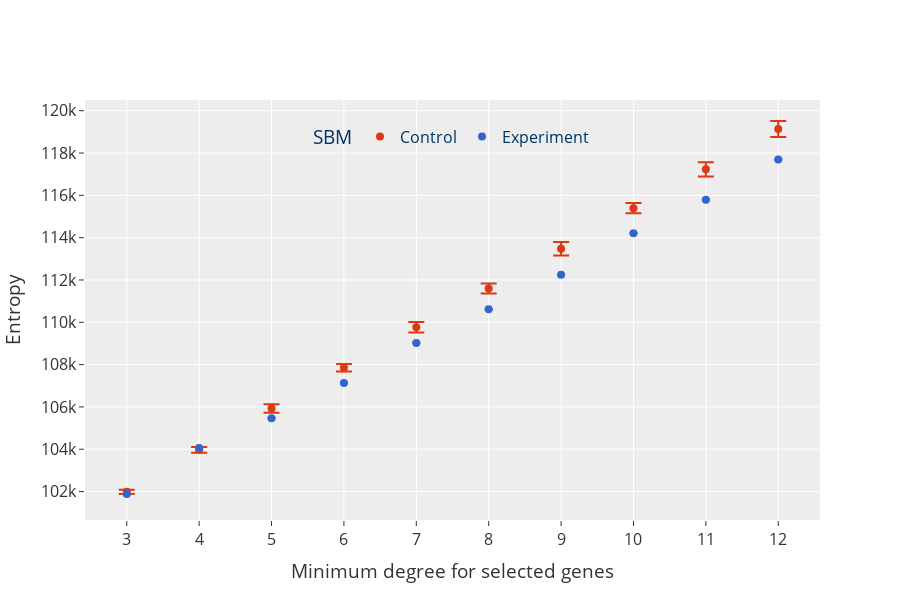

This figure's notebook cell:
### Code cell
top_df = pd.DataFrame(stats_vals, columns=["Median_Ent", "Mean_Ent", "Std_Ent", "TF", "Type"])

color_map = {"Experiment": px.colors.qualitative.G10[0], "Control": px.colors.qualitative.G10[1]}
fig = px.scatter(
    top_df,
    y="Mean_Ent",
    x="TF",
    error_y="Std_Ent",
    color="Type",
    title="Entropy evolution TFs 3-15. Standard 5K",
    height=600,
    color_discrete_map=color_map,
)

fig.update_layout(xaxis=dict(tickmode="array", tickvals=list(range(3, 16, 1))))
fig.update_layout(
    legend=dict(
        orientation="h",
        title="SBM",
        yanchor="bottom",
        y=0.87,
        xanchor="center",
        x=0.5,
        bgcolor="rgba(0,0,0,0)",
        font=dict(size=16, color="#003366"),
    ),
    title="",
    xaxis=dict(
        tickfont=dict(size=16),
        title="Minimum degree for selected genes",
    ),
    yaxis=dict(
        tickfont=dict(size=16),
        title="Entropy",
    ),
    font=dict(size=16),
)
fig.update_traces(marker_size=8)
fig.update_traces(error_y=dict(width=8), selector=({"name": "Control"}))
fig.show()
save_fig(name="sbm_ent_sel_prun", fig=fig, base_path=figures_path, width=1200, height=600)

### Figure 1 — Plotly figure (JSON) as saved in the notebook; plotly's stock layout.template omitted (floating-point values rounded to 4 significant figures)
{"data": [{"error_y": {"array": [250.7, 313.6, 337.4, 96.93, 197.5, 242.5, 233.6, 378.0, 173.0, 139.0], "width": 8}, "hovertemplate": "Type=Control<br>TF=%{x}<br>Mean_Ent=%{y}<extra></extra>", "legendgroup": "Control", "marker": {"color": "#DC3912", "size": 8, "symbol": "circle"}, "mode": "markers", "name": "Control", "orientation": "v", "showlegend": true, "type": "scatter", "x": [7, 9, 11, 3, 5, 10, 8, 12, 6, 4], "xaxis": "x", "y": [109800.0, 113500.0, 117200.0, 102000.0, 105900.0, 115400.0, 111600.0, 119100.0, 107900.0, 104000.0], "yaxis": "y"}, {"error_y": {"array": [0, 0, 0, 0, 0, 0, 0, 0, 0, 0]}, "hovertemplate": "Type=Experiment<br>TF=%{x}<br>Mean_Ent=%{y}<extra></extra>", "legendgroup": "Experiment", "marker": {"color": "#3366CC", "size": 8, "symbol": "circle"}, "mode": "markers", "name": "Experiment", "orientation": "v", "showlegend": true, "type": "scatter", "x": [7, 9, 11, 3, 5, 10, 8, 12, 6, 4], "xaxis": "x", "y": [109000.0, 112200.0, 115800.0, 101900.0, 105500.0, 114200.0, 110600.0, 117700.0, 107100.0, 104100.0], "yaxis": "y"}], "layout": {"font": {"size": 16}, "height": 600, "legend": {"bgcolor": "rgba(0,0,0,0)", "font": {"color": "#003366", "size": 16}, "orientation": "h", "title": {"text": "SBM"}, "tracegroupgap": 0, "x": 0.5, "xanchor": "center", "y": 0.87, "yanchor": "bottom"}, "title": {"text": ""}, "xaxis": {"anchor": "y", "domain": [0, 1], "tickfont": {"size": 16}, "tickmode": "array", "tickvals": [3, 4, 5, 6, 7, 8, 9, 10, 11, 12, 13, 14, 15], "title": {"text": "Minimum degree for selected genes"}}, "yaxis": {"anchor": "x", "domain": [0, 1], "tickfont": {"size": 16}, "title": {"text": "Entropy"}}}}
